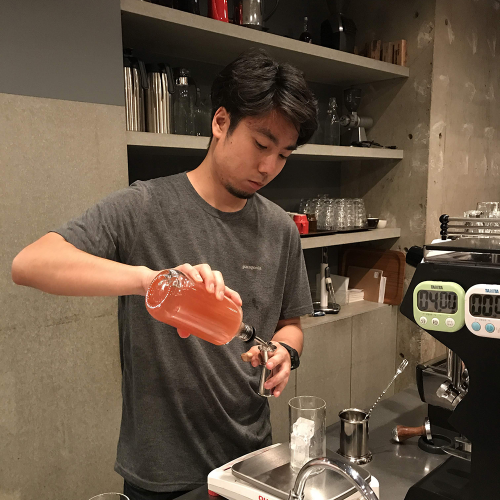
#> input picture Glitch-OpenCV/Glitch-image/01.jpg, 1000 x 1000 px (shown at 1/2 size)
$ python GlitchImg-01.py
#> lines starting #> are read from the running program, lines starting #| are printed output that depends on the picture
import cv2
import numpy as np
import random
from datetime import datetime


img = cv2.imread("01.jpg")
#> img is the input picture: shape (1000, 1000, 3); mean B, G, R 68.8, 85.9, 103.4
img_origin = cv2.imread("01.jpg")

# img = cv2.imread("ImageSample-3.jpg")
# img_origin = cv2.imread("ImageSample-3.jpg")


"""
for a in range(100, 900):
    for b in range(100, 900):
        if a%2 == 0:
            if b%2 == 0:
                img[a,b] = 255
        else:
            if b%2 != 0:
                img[a,b] = 255
"""

MIN = 50
MAX = 200

r0 = random.randint(MIN, MAX)
r1 = random.randint(MIN, MAX)
r2 = random.randint(MIN, MAX)


r_0_10_a = random.randint(1,11)
r_0_10_b = random.randint(1,11)


r_10_10_0 = random.randint(-10,10)
r_10_10_1 = random.randint(-10,10)
r_10_10_2 = random.randint(-10,10)


r_0_20 = random.randint(1,21)
r_0_30 = random.randint(1,31)


for i in range(0,999):
    for j in range(0,999):
        tmp0 = img[i,j,0]
        tmp1 = img[i,j,1]
        tmp2 = img[i,j,2]
        img[i,j] = img[i+1,j]
        img[i+1,j] = (tmp0, tmp1, tmp2)
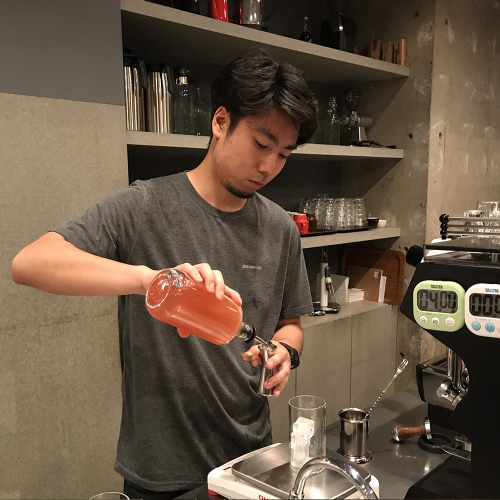
#> img: shape (1000, 1000, 3) (shown at 1/2 size); mean B, G, R 68.8, 85.9, 103.4


for i in range(11,988):
    for j in range(11,988):
        z = random.randint(-10,10)
        tmp0 = img[i,j,0]
        tmp1 = img[i,j,1]
        tmp2 = img[i,j,2]
        img[i,j] = img[i+z,j]
        img[i,j+z] = (tmp0, tmp1, tmp2)
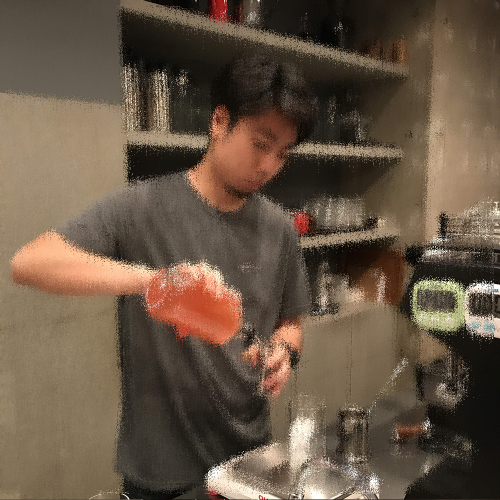
#> img: shape (1000, 1000, 3) (shown at 1/2 size); mean B, G, R 68.8, 85.8, 103.4


for i in range(51,949):
    for j in range(51,949):

        if i%r_0_10_a == 10:
            if j%r_0_10_b > 3:
                r_10_30 = random.randint(-50,50)
                for u in range(1, r_10_30):
                    img[i+u,j,0] = img[i,j,0]
                    img[i+u,j,1] = img[i,j,1]
                    img[i+u,j,2] = img[i,j,2]


for i in range(0,999):
    for j in range(0,999):

        # [10 lines of commented-out code are left out]


        if i%r_0_20 == 0:
            if img[i, j, 0] < 150:
                img[i,j,0] = img[i,j,0] + r_10_10_0
                img[i,j,1] = img[i,j,1] + r_10_10_1
                img[i,j,2] = img[i,j,2] + r_10_10_2

        if img[i, j, 0] > r1: # Blue
            ran_b = random.randint(r0, 200)
            img[i,j,0] = ran_b
            # img[i,j,0] = 0
        else:
            ran_b = random.randint(30, r0)
            img[i,j,0] = ran_b


        if img[i, j, 1] > r1: # Green
            ran_g = random.randint(r1, 200)
            img[i,j,1] = ran_g
        else:
            ran_g = random.randint(30, r1)
            img[i,j,1] = ran_g


        if img[i, j ,2] > r2: # red
            # ran_r = random.randint(r2, 200)
            # img[i,j,2] = ran_r
            img[i,j,2] = img[i,j,2]-20
        else:
            # ran_r = random.randint(30, r2)
            # img[i,j,2] = ran_r
            img[i,j,2] = img[i,j,2]+20


        if img[i, j ,0] > 170:
            if i%10 == 0:
                img[i,j,1] = img[i,j,1] - 20
                # img[i,j,1] = img[i,j,0]


        if img[i,j ,0] < 50:
            if img[i,j ,1] < 50:
                if img[i,j ,2] < 50:
                    if i%40 == 0:
                        img[i,j,1] = img[i,j,2] + 50
                        img[i,j,0] = img[i,j,0] + 20
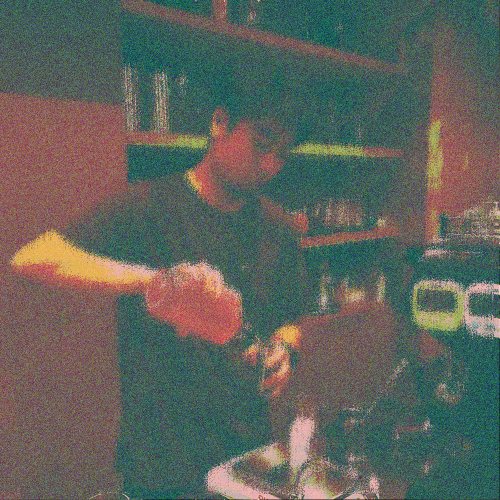
#> img: shape (1000, 1000, 3) (shown at 1/2 size); mean B, G, R 91.6, 98.9, 95


cv2.imshow("preview",img)
# cv2.imshow("origin",img_origin)


fileName = datetime.now().strftime("%d%H%M%S")
cv2.imwrite(("./out/" + fileName + ".jpg"), img);


cv2.waitKey(0)
cv2.destroyAllWindows()
